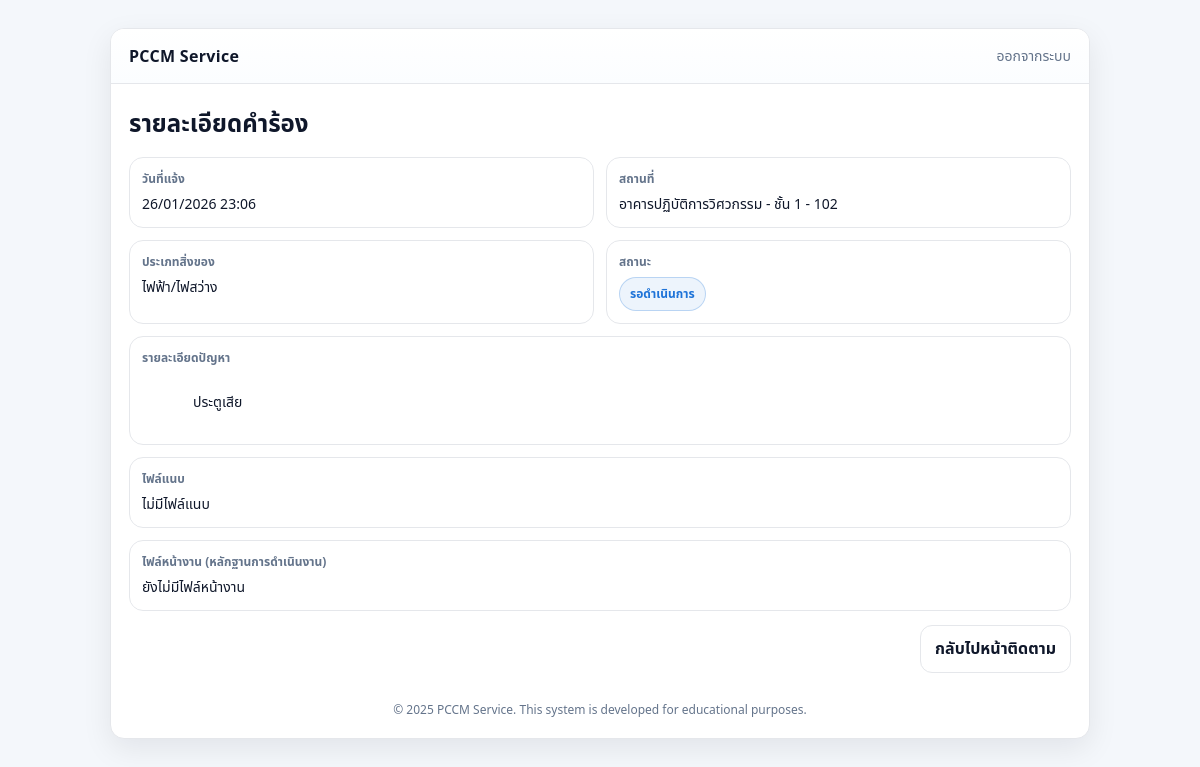
Screenshot of /user/complaint/4 (signed in) with the database file from the repository.
### tables this page shows
CREATE TABLE complaints (
    id INTEGER PRIMARY KEY AUTOINCREMENT,
    username TEXT,
    location TEXT,
    description TEXT,
    status TEXT,
    created_at REAL
, item_type TEXT, floor TEXT, room TEXT, attachments TEXT, building TEXT, work_attachments TEXT);

### code.py (the view)
@app.get("/user/complaint/{complaint_id}", response_class=HTMLResponse)
def user_complaint_detail(
    request: Request, complaint_id: int, authorization: str | None = Header(None)
):
    user = get_current_user(request, authorization)
    if user.get("role") != "student":
        return _redirect("/admin")
    conn = db()
    row = conn.execute(
        "SELECT * FROM complaints WHERE id = ? AND username = ?",
        (complaint_id, user["sub"]),
    ).fetchone()
    if not row:
        raise HTTPException(404, "Not found")
    c = dict(row)
    c["created_at_fmt"] = fmt_th_date(c.get("created_at"))
    try:
        c["attachments_list"] = json.loads(c.get("attachments") or "[]")
    except Exception:
        c["attachments_list"] = []
    try:
        c["work_attachments_list"] = json.loads(c.get("work_attachments") or "[]")
    except Exception:
        c["work_attachments_list"] = []
    resp = templates.TemplateResponse(
        "user_detail.html", {"request": request, "username": user["sub"], "c": c}
    )
    return _no_store(resp)

### templates/user_detail.html (shortened to what this page needs)
<!doctype html>
<html lang="th">
  <head>
    <link rel="stylesheet" href="/static/css/web.css" />
  </head>
  <body>
    <div class="app">
      <div class="card">
        <div class="topbar">
          <div class="brand">PCCM Service</div>
          <a class="link" href="/logout">ออกจากระบบ</a>
        </div>
        <div class="content">
          <h2 class="title">รายละเอียดคำร้อง</h2>
          <div class="detailGrid">
            <div class="detailBox">
              <div class="label">วันที่แจ้ง</div>
              <div class="value">{{ c.created_at_fmt }}</div>
            </div>
            <div class="detailBox">
              <div class="label">สถานที่</div>
              <div class="value">{{ c.location or "-" }}</div>
            </div>
            <div class="detailBox">
              <div class="label">ประเภทสิ่งของ</div>
              <div class="value">{{ c.item_type or "-" }}</div>
            </div>
            <div class="detailBox">
              <div class="label">สถานะ</div>
              <div class="badge">{{ c.status or "-" }}</div>
            </div>
          </div>
          <div class="detailBox" style="margin-top: 12px">
            <div class="label">รายละเอียดปัญหา</div>
            <div class="value" style="white-space: pre-wrap">
              {{ c.description or "-" }}
            </div>
          </div>
          <div class="detailBox" style="margin-top: 12px">
            <div class="label">ไฟล์แนบ</div>
            {% if c.attachments_list|length == 0 %}
            <div class="value">ไม่มีไฟล์แนบ</div>
            {% endif %}
          </div>
          <div class="detailBox" style="margin-top: 12px">
            <div class="label">ไฟล์หน้างาน (หลักฐานการดำเนินงาน)</div>
            {% if c.work_attachments_list|length == 0 %}
            <div class="value">ยังไม่มีไฟล์หน้างาน</div>
            {% endif %}
          </div>
          <div class="actions" style="margin-top: 14px">
            <a class="btn outline" href="/user/track">กลับไปหน้าติดตาม</a>
          </div>
          <div class="footer">
            © 2025 PCCM Service. This system is developed for educational
            purposes.
          </div>
        </div>
      </div>
    </div>
  </body>
</html>

### static/css/web.css (style rules this page uses)
:root { --primary: #1e73d8; --primary-dark: #155bb0; --bg: #f4f7fb; --card: #ffffff; --text: #0f172a; --muted: #64748b; --border: #e5e7eb; --shadow: 0 10px 30px rgba(2, 8, 23, 0.08); --radius: 14px; }
* { box-sizing: border-box; }
body { margin:0; font-family: system-ui, -apple-system, Segoe UI, Roboto, "Noto Sans Thai", sans-serif; background: var(--bg); color: var(--text); }
a { color: var(--primary); text-decoration: none; }
.app { min-height: 100vh; display:flex; align-items:flex-start; justify-content:center; padding: 28px 14px; }
.card { width: 100%; max-width: 920px; background: var(--card); border-radius: var(--radius); box-shadow: var(--shadow); overflow: hidden; border: 1px solid var(--border); }
.topbar { display:flex; justify-content:space-between; align-items:center; padding: 16px 18px; border-bottom: 1px solid var(--border); background: linear-gradient(180deg, #ffffff, #fbfdff); }
.brand { font-weight: 700; letter-spacing: 0.3px; }
.link { font-size: 14px; color: var(--muted); }
.content { padding: 18px; }
.title { margin: 4px 0 14px 0; font-size: 24px; }
.btn { display:inline-flex; align-items:center; justify-content:center; gap:8px; border-radius: 12px; padding: 11px 14px; font-weight: 700; border: 1px solid transparent; cursor:pointer; user-select:none; }
.btn.outline { background:#fff; border-color: var(--border); color: var(--text); }
.footer { margin-top: 18px; font-size: 12px; color: var(--muted); text-align:center; padding: 10px 0 2px 0; }
.badge { display:inline-flex; padding: 7px 10px; border-radius: 999px; border: 1px solid rgba(30,115,216,.25); background: rgba(30,115,216,.08); color: var(--primary); font-weight: 800; font-size: 12px; width: fit-content; }
.actions { display:flex; justify-content:flex-end; margin-top: 10px; }
.detailGrid { display:grid; grid-template-columns: repeat(2, 1fr); gap: 12px; }
.detailBox { border: 1px solid var(--border); border-radius: 14px; padding: 12px; background:#fff; }
.detailBox .label { font-size: 12px; color: var(--muted); margin-bottom: 6px; font-weight: 800; }
.detailBox .value { font-size: 14px; }
@media (min-width: 768px) { .card { max-width: 920px; } }
@media (min-width: 1024px) { .card { max-width: 980px; } }

### rows the page displays
complaints: location "อาคารปฏิบัติการวิศวกรรม - ชั้น 1 - 102", item_type "ไฟฟ้า/ไฟสว่าง", status "รอดำเนินการ", description "ประตูเสีย"

### other values shown
{{ c.created_at_fmt }} "26/01/2026 23:06"
